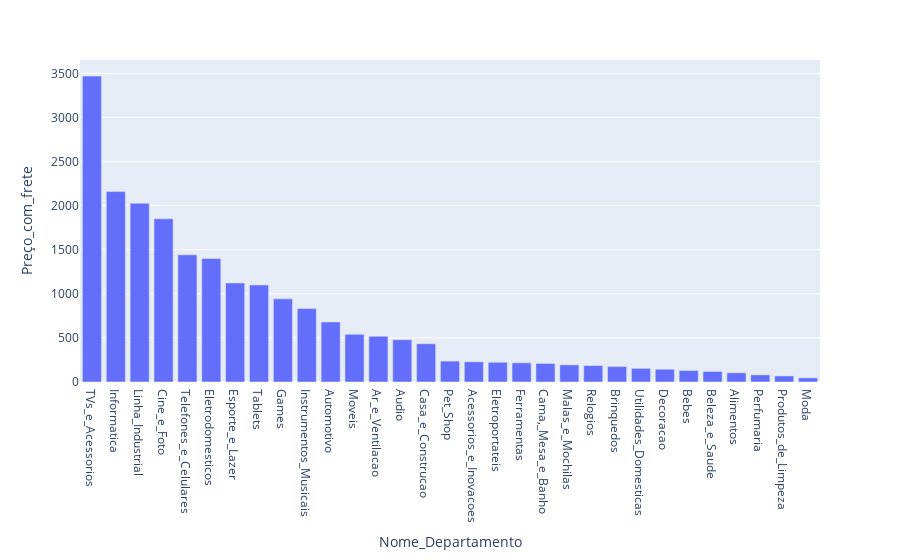

Source (notebook cell):
### Code cell
px.bar(agg_dept_preco, x="Nome_Departamento", y="Preço_com_frete")

### Figure 1 — Plotly figure (JSON) as saved in the notebook; plotly's stock layout.template omitted (floating-point values rounded to 4 significant figures)
{"data": [{"alignmentgroup": "True", "hovertemplate": "Nome_Departamento=%{x}<br>Preço_com_frete=%{y}<extra></extra>", "legendgroup": "", "marker": {"color": "#636efa", "pattern": {"shape": ""}}, "name": "", "offsetgroup": "", "orientation": "v", "showlegend": false, "textposition": "auto", "type": "bar", "x": ["TVs_e_Acessorios", "Informatica", "Linha_Industrial", "Cine_e_Foto", "Telefones_e_Celulares", "Eletrodomesticos", "Esporte_e_Lazer", "Tablets", "Games", "Instrumentos_Musicais", "Automotivo", "Moveis", "Ar_e_Ventilacao", "Audio", "Casa_e_Construcao", "Pet_Shop", "Acessorios_e_Inovacoes", "Eletroportateis", "Ferramentas", "Cama,_Mesa_e_Banho", "Malas_e_Mochilas", "Relogios", "Brinquedos", "Utilidades_Domesticas", "Decoracao", "Bebes", "Beleza_e_Saude", "Alimentos", "Perfumaria", "Produtos_de_Limpeza", "Moda"], "xaxis": "x", "y": [3469.0, 2160.0, 2027.0, 1851.0, 1442.0, 1401.0, 1123.0, 1100.0, 942.9, 834.6, 681.6, 541.0, 518.8, 480.4, 433.5, 237.3, 229.1, 223.8, 217.6, 210.7, 194.3, 186.9, 176.4, 155.0, 144.5, 130.9, 119.6, 104.2, 80.91, 68.79, 47.01], "yaxis": "y"}], "layout": {"barmode": "relative", "legend": {"tracegroupgap": 0}, "margin": {"t": 60}, "xaxis": {"anchor": "y", "domain": [0, 1], "title": {"text": "Nome_Departamento"}}, "yaxis": {"anchor": "x", "domain": [0, 1], "title": {"text": "Preço_com_frete"}}}}
